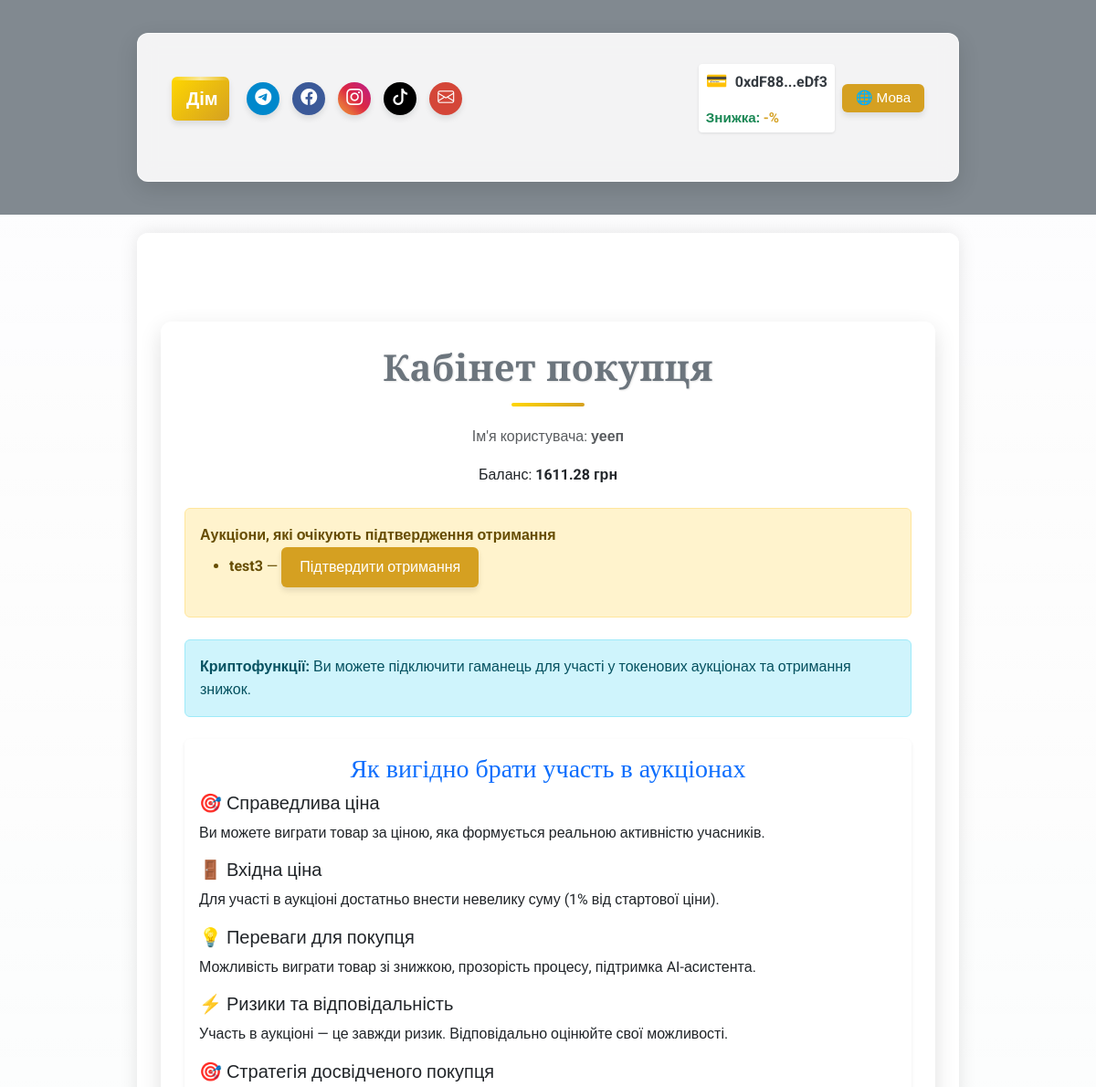
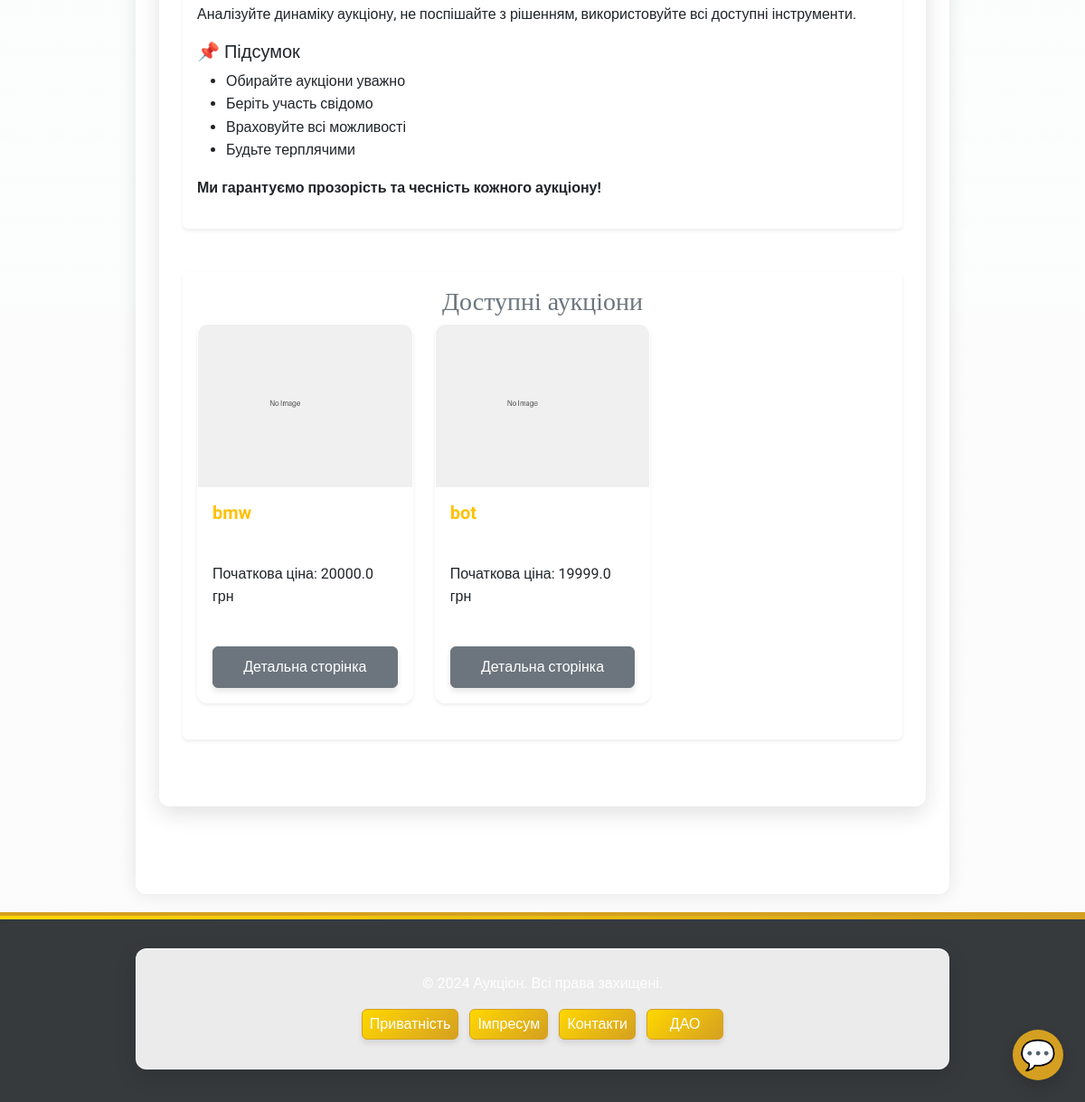
The app's page /user/buyer/Bramaverein9999999@gmail.com (signed in) with its own data (2 pictures, top to bottom).
### app/models/user.py (models this page shows, shortened)
class User(UserMixin, db.Model):
    __tablename__ = 'users'
    id = db.Column(db.Integer, primary_key=True)
    username = db.Column(db.String(80), nullable=False, unique=True)
    email = db.Column(db.String(120), nullable=False, unique=True)
    password_hash = db.Column(db.String(128), nullable=False)
    balance = db.Column(db.Float, default=0.0)
    platform_balance = db.Column(db.Float, default=0.0)  # Баланс платформи
    user_type = db.Column(db.String(10), nullable=False)  # "buyer", "seller", "admin"
    is_admin = db.Column(db.Boolean, default=False)  # Поле для адміністратора
    wallet_address = db.Column(db.String(42), nullable=True)  # Адреса криптогаманця
    verification_document = db.Column(db.String(255))
    is_verified = db.Column(Boolean, default=False)
    company_name = db.Column(db.String(255))
    tax_id = db.Column(db.String(64))
    language = db.Column(db.String(5), default='ua')  # 'ua', 'en', 'de'    # Зв'язки
    auctions_created = db.relationship('Auction', foreign_keys='Auction.seller_id', backref='seller', lazy=True)
    auctions_won = db.relationship('Auction', foreign_keys='Auction.winner_id', backref='winner', lazy=True)
    auction_participations = db.relationship('AuctionParticipant', back_populates='user', lazy=True)

### app/models/auction.py (models this page shows, shortened)
class Auction(db.Model):
    __tablename__ = 'auctions'
    id = db.Column(db.Integer, primary_key=True)
    title = db.Column(db.String(255), nullable=False)
    description = db.Column(db.Text, nullable=False)
    starting_price = db.Column(db.Float, nullable=False)
    current_price = db.Column(db.Float, nullable=False)
    seller_id = db.Column(db.Integer, db.ForeignKey('users.id'), nullable=False)
    total_participants = db.Column(db.Integer, default=0, nullable=False)
    is_active = db.Column(db.Boolean, default=True, nullable=False)
    winner_id = db.Column(db.Integer, db.ForeignKey('users.id'), nullable=True)
    total_earnings = db.Column(db.Float, default=0.0, nullable=False)
    created_at = db.Column(db.DateTime, default=db.func.now(), nullable=False)
    updated_at = db.Column(db.DateTime, default=db.func.now(), onupdate=db.func.now(), nullable=False)
    photos = db.Column(JSON, default=list)  # Поле для зберігання шляхів до фото у форматі JSON
    is_confirmed = db.Column(db.Boolean, default=False, nullable=False)  # Чи підтверджено отримання товару
    main_photo_idx = db.Column(db.Integer, default=0)  # Індекс головного фото
    participants = relationship(
        'AuctionParticipant', back_populates='auction', cascade='all, delete-orphan', lazy='dynamic'
    )
    def get_safe_photo(self, index=None):
        import os
        from flask import current_app
        fallback_image = 'images/default/no-image.png'
        if index is not None and self.photos and 0 <= index < len(self.photos):
            photo_path = self.photos[index]
        elif self.photos and 0 <= (self.main_photo_idx or 0) < len(self.photos):
            photo_path = self.photos[self.main_photo_idx or 0]
        elif self.photos and len(self.photos) > 0:
            photo_path = self.photos[0]
        else:
            return fallback_image
        full_path = os.path.join(current_app.static_folder, photo_path)
        if os.path.isfile(full_path):
            return photo_path
        else:
            print(f"Warning: Image file not found: {photo_path}")
            return fallback_image

### app/routes/user_routes.py (the view, shortened to what this page needs)
@user_bp.route('/buyer/<string:email>', methods=['GET', 'POST'])
@login_required
def buyer_dashboard(email):
    if current_user.email != email:
        lang = session.get('lang', 'ua')
        flash(get_message('not_authorized', lang), 'error')
        return redirect(url_for('auth.login'))
    user = User.query.filter_by(email=email).first()
    if not user:
        lang = session.get('lang', 'ua')
        flash(get_message('user_not_found', lang), 'error')
        return redirect(url_for('auth.login'))
    auctions = Auction.query.filter_by(is_active=True).all()
    pending_confirmations = Auction.query.filter_by(is_active=False, is_confirmed=False, winner_id=current_user.id).all()
    lang = session.get('lang', 'ua')
    if lang == 'en':
        return render_template('users/buyer_dashboard_en.html', user=user, auctions=auctions, pending_confirmations=pending_confirmations, lang=lang, ui_text=ui_text)
    elif lang == 'de':
        return render_template('users/buyer_dashboard_de.html', user=user, auctions=auctions, pending_confirmations=pending_confirmations, lang=lang, ui_text=ui_text)
    return render_template('users/buyer_dashboard.html', user=user, auctions=auctions, pending_confirmations=pending_confirmations, lang=lang, ui_text=ui_text)

### app/templates/users/buyer_dashboard.html (shortened to what this page needs)
{% extends "base.html" %}
{% block content %}
<div class="container my-5">
    <div class="text-center mb-4">
        <h1 class="text-secondary">Кабінет покупця</h1>
        <p class="text-muted">Ім'я користувача: <strong>{{ user.username }}</strong></p>
        <p>Баланс: <strong><span id="balance-display">{{ user.balance }}</span> грн</strong></p>
    </div>
    {% if pending_confirmations %}
    <div class="alert alert-warning mb-4">
        <b>Аукціони, які очікують підтвердження отримання</b>
        <ul>
            {% for auction in pending_confirmations %}
            <li>
                <b>{{ auction.title }}</b> —
                <form method="POST" action="{{ url_for('user.confirm_receive', auction_id=auction.id) }}" style="display:inline;">
                    <button type="submit" class="btn btn-success btn-sm">Підтвердити отримання</button>
                </form>
            </li>
            {% endfor %}
        </ul>
    </div>
    {% endif %}
    <div class="alert alert-info mb-4">
        <b>Криптофункції:</b> Ви можете підключити гаманець для участі у токенових аукціонах та отримання знижок.
    </div>
    <div class="card shadow-sm border-0 mb-5">
        <div class="card-body">
            <h3 class="card-title text-primary">Як вигідно брати участь в аукціонах</h3>
            <h5>🎯 Справедлива ціна</h5>
            <p>Ви можете виграти товар за ціною, яка формується реальною активністю учасників.</p>
            <h5>🚪 Вхідна ціна</h5>
            <p>Для участі в аукціоні достатньо внести невелику суму (1% від стартової ціни).</p>
            <h5>💡 Переваги для покупця</h5>
            <p>Можливість виграти товар зі знижкою, прозорість процесу, підтримка AI-асистента.</p>
            <h5>⚡ Ризики та відповідальність</h5>
            <p>Участь в аукціоні — це завжди ризик. Відповідально оцінюйте свої можливості.</p>
            <h5>🎯 Стратегія досвідченого покупця</h5>
            <p>Аналізуйте динаміку аукціону, не поспішайте з рішенням, використовуйте всі доступні інструменти.</p>
            <h5>📌 Підсумок</h5>
            <ul>
                <li>Обирайте аукціони уважно</li>
                <li>Беріть участь свідомо</li>
                <li>Враховуйте всі можливості</li>
                <li>Будьте терплячими</li>
            </ul>
            <p><strong>Ми гарантуємо прозорість та чесність кожного аукціону!</strong></p>
        </div>
    </div>
    <div class="card shadow-sm border-0 mb-5">
        <div class="card-body">
            <h3 class="card-title text-secondary">Доступні аукціони</h3>
            {% if auctions %}
            <div class="row">
                {% for auction in auctions %}
                <div class="col-md-4 d-flex align-items-stretch">
                    {% set img_url = auction.photos[0] if auction.photos and auction.photos[0] else 'images/default.jpg' %}
                    {% include 'auctions/auction_card.html' with context %}
                </div>
                {% endfor %}
            </div>
            {% else %}
            <p class="text-muted text-center">Немає доступних аукціонів.</p>
            {% endif %}
        </div>
    </div>
</div>
{% endblock %}

### app/templates/base.html (shortened to what this page needs)
<!DOCTYPE html>
<html lang="{{ lang if lang else 'uk' }}">
<head>
    <link href="https://cdn.jsdelivr.net/npm/bootstrap@5.3.0/dist/css/bootstrap.min.css" rel="stylesheet">
    <link rel="stylesheet" href="https://cdn.jsdelivr.net/npm/bootstrap-icons@1.11.1/font/bootstrap-icons.css">
    <link rel="stylesheet" href="{{ url_for('static', filename='css/custom.css') }}?v={{ range(1, 100000) | random }}">
</head>
<body class="bg-light text-dark" style="font-family: 'Roboto', sans-serif;">
    <div class="video-background">
    </div>
    <header class="bg-secondary text-white py-3" style="background-color: rgba(108, 117, 125, 0.85) !important;">
        <div class="container">
            <nav class="navbar navbar-expand-lg navbar-dark">                <div class="container-fluid">                    <a class="navbar-brand fw-bold home-button" href="/">{{ ui_text('home', lang) }}</a>
                    <div class="d-flex align-items-center w-100 justify-content-between header-content">
                        <div class="d-flex gap-2 align-items-center header-social">
                            <a href="https://t.me/your_channel" class="social-button telegram-color" title="{{ ui_text('telegram', lang) }}"
                                target="_blank">
                                <i class="bi bi-telegram"></i>
                            </a>
                            <a href="https://facebook.com/your_page" class="social-button facebook-color" title="{{ ui_text('facebook', lang) }}"
                                target="_blank">
                                <i class="bi bi-facebook"></i>
                            </a>
                            <a href="https://instagram.com/your_page" class="social-button instagram-color" title="{{ ui_text('instagram', lang) }}"
                                target="_blank">
                                <i class="bi bi-instagram"></i>
                            </a>
                            <a href="https://tiktok.com/@your_page" class="social-button tiktok-color" title="{{ ui_text('tiktok', lang) }}"
                                target="_blank">
                                <i class="bi bi-tiktok"></i>
                            </a>
                            <a href="mailto:info@yourdomain.com" class="social-button email-color" title="{{ ui_text('email', lang) }}">
                                <i class="bi bi-envelope"></i>
                            </a>
                        </div>
                        <div class="d-flex align-items-center ms-3 header-controls">
                            {% if current_user.is_authenticated %}
                            {% if current_user.wallet_address %}
                            <div class="wallet-widget">                                <div class="wallet-address-container">
                                    <span class="wallet-icon">&#128179;</span>
                                    <span id="wallet-address-short" title="{{ ui_text('copy_address', lang) }}" data-full-address="{{ current_user.wallet_address }}" class="text-truncate-item">
                                        {{ current_user.wallet_address[:6] }}...{{ current_user.wallet_address[-4:] }}
                                    </span>
                                </div>                                {% if user_discount is not none %}
                                <div class="small text-success fw-bold mt-1 wallet-discount text-truncate-item">
                                    {{ ui_text('token_discount', lang) }}: <span style="color:#d5a021;">-{{ user_discount }}%</span>
                                </div>
                                {% endif %}
                            </div>                            {% else %}                            <button onclick="connectWallet()" class="btn btn-outline-warning btn-sm ms-2 wallet-connect-btn text-truncate-item">
                                {{ ui_text('connect_wallet', lang) }}&nbsp;&#128179;
                            </button>
                            {% endif %}
                            {% endif %}
                                                        <div class="ms-2 language-switcher">
                                <div class="dropdown">
                                    <button class="btn btn-outline-light btn-sm py-1 px-2 dropdown-toggle text-truncate-item" type="button"
                                        id="langDropdown" data-bs-toggle="dropdown" aria-expanded="false">
                                        🌐 {{ ui_text('language', lang) }}
                                    </button>
                                </div>
                            </div>
                        </div>
                    </div>
                </div>
            </nav>
        </div>    </header>    <main class="container py-5" style="background-color: rgba(255, 255, 255, 0.85); border-radius: 12px; box-shadow: 0 0 20px rgba(0, 0, 0, 0.1);">
        {% block content %}{% endblock %}
    </main>    <footer class="bg-dark text-white py-3 mt-auto" style="background-color: rgba(33, 37, 41, 0.9) !important;">        <div class="container text-center">
            <p class="mb-2">&copy; 2024 {{ ui_text('app_name', lang) }}. {{ ui_text('rights_reserved', lang) }}</p>            <div class="d-flex justify-content-center gap-2 flex-wrap footer-buttons">
                <a href="{{ url_for('main.privacy') }}" class="btn btn-outline-warning btn-sm footer-btn text-truncate-item">{{ ui_text('privacy_policy', lang) }}</a>
                <a href="{{ url_for('main.impressum') }}" class="btn btn-outline-warning btn-sm footer-btn text-truncate-item">{{ ui_text('impressum', lang) }}</a>
                <a href="{{ url_for('main.contacts') }}" class="btn btn-outline-warning btn-sm footer-btn text-truncate-item">{{ ui_text('contacts', lang) }}</a>
                <a href="{{ url_for('dao.index') }}" class="btn btn-outline-warning btn-sm footer-btn text-truncate-item">{{ ui_text('dao', lang) }}</a>
            </div>
        </div>
    </footer>
    <div id="assistant-widget">
        <button id="assistant-open-btn" class="btn btn-primary rounded-circle shadow">
            <span aria-label="{{ ui_text('chatbot', lang) }}" title="{{ ui_text('chatbot', lang) }}">💬</span>
        </button>
    </div>
</body>
</html>

### app/templates/auctions/auction_card.html (shortened to what this page needs)
<div class="auction-card card shadow-sm auction-card-fixed mb-4">    <div class="card-img-top auction-card-img p-0" style="background:none;">
        {% if auction.photos and auction.photos|length > 1 %}
        <div id="auctionCardCarousel-{{ auction.id }}" class="carousel slide" data-bs-ride="carousel">
            <div class="carousel-inner">
                {% for photo in auction.photos %}
                <div class="carousel-item {% if loop.index0 == (auction.main_photo_idx or 0) %}active{% endif %}">
                    <img src="{{ url_for('static', filename=auction.get_safe_photo(loop.index0)) }}" class="img-fluid rounded-top w-100" alt="Фото товару" style="height:180px;object-fit:cover;">
                </div>
                {% endfor %}
            </div>
            <button class="carousel-control-prev" type="button" data-bs-target="#auctionCardCarousel-{{ auction.id }}" data-bs-slide="prev">
                <span class="carousel-control-prev-icon" aria-hidden="true"></span>
                <span class="visually-hidden">Попереднє</span>
            </button>
            <button class="carousel-control-next" type="button" data-bs-target="#auctionCardCarousel-{{ auction.id }}" data-bs-slide="next">
                <span class="carousel-control-next-icon" aria-hidden="true"></span>
                <span class="visually-hidden">Наступне</span>
            </button>
        </div>
        {% else %}
        <img src="{{ url_for('static', filename=auction.get_safe_photo()) }}" class="img-fluid rounded-top w-100" alt="Фото товару" style="height:180px;object-fit:cover;">
        {% endif %}
    </div>    <div class="card-body d-flex flex-column justify-content-between">
        <h5 class="card-title text-warning fw-bold">{{ auction.title }}</h5>
        <p class="text-dark mb-2">Початкова ціна: {{ auction.starting_price }} грн</p>        <div class="d-flex flex-column gap-2">
            <a href="/auction/{{ auction.id }}" class="btn btn-outline-secondary w-100" target="_blank">Детальна сторінка</a>
        </div>
    </div>
</div>

### records on screen
User: wallet_address "0xdF88", wallet_address "eDf3", username "уееп", balance "1611.28"
Auction: title "test3"
Auction: title "bmw", starting_price "20000.0"
Auction: title "bot", starting_price "19999.0"

### other values on screen
{{ ui_text('home', lang) }} "Дім"
{{ ui_text('token_discount', lang) }} "Знижка"
{{ ui_text('language', lang) }} "Мова"
{{ ui_text('app_name', lang) }} "Аукціон"
{{ ui_text('rights_reserved', lang) }} "Всі права захищені."
{{ ui_text('privacy_policy', lang) }} "Приватність"
{{ ui_text('impressum', lang) }} "Імпресум"
{{ ui_text('contacts', lang) }} "Контакти"
{{ ui_text('dao', lang) }} "ДАО"
